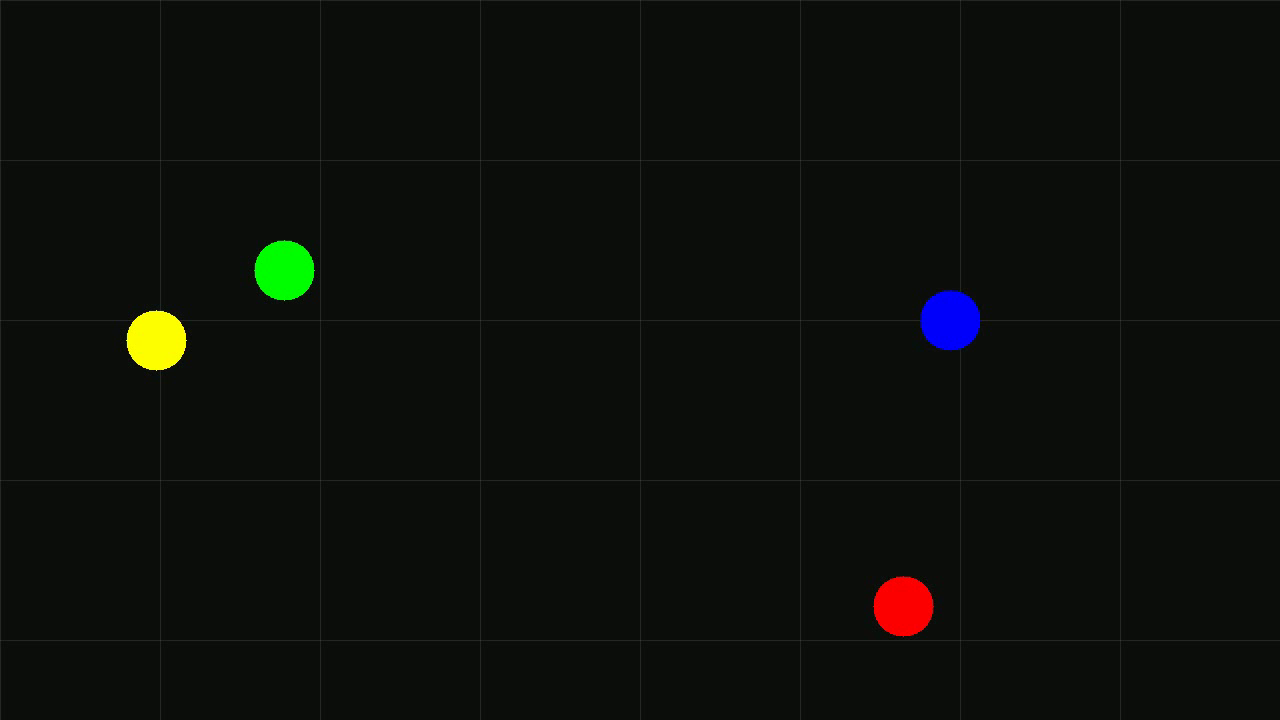
#> input picture frame 60 of Task1/Task1A/Task1A-b/Test_videos/arena_video_10.mp4, 1280 x 720 px
$ python main.py
#> lines starting #> are read from the running program, lines starting #| are printed output that depends on the picture; after the words box and inside, x2 and y2 are one past the last pixel; in counts of white or black regions, pixels touching at a corner belong together
import cv2
import numpy as np

# ==========================================
# VIDEO PATH
# ==========================================

VIDEO_PATH = "1A-b/Test_videos/arena_video_10.mp4"

# ==========================================
# OPEN VIDEO
# ==========================================

cap = cv2.VideoCapture(VIDEO_PATH)

if not cap.isOpened():

    print("Error opening video")
    exit()

# ==========================================
# GREEN HSV RANGE
# ==========================================

lower_green = np.array([40, 80, 80])
upper_green = np.array([85, 255, 255])

# ==========================================
# FRAME DIMENSIONS
# ==========================================

WIDTH = int(cap.get(cv2.CAP_PROP_FRAME_WIDTH))
HEIGHT = int(cap.get(cv2.CAP_PROP_FRAME_HEIGHT))

# ==========================================
# HIT COUNTS
# ==========================================

top_hits = 0
bottom_hits = 0

left_hits = 0
right_hits = 0

# ==========================================
# COLLISION FLAGS
# ==========================================

top_collision = False
bottom_collision = False

left_collision = False
right_collision = False

# ==========================================
# WALL THRESHOLD
# ==========================================

wall_threshold = 50

# ==========================================
# PROCESS VIDEO
# ==========================================

while True:

    ret, frame = cap.read()
#> frame is the input picture: shape (720, 1280, 3); mean B, G, R 11, 14.8, 12.8

    if not ret:
        break

    # ==========================================
    # HSV CONVERSION
    # ==========================================

    hsv = cv2.cvtColor(
        frame,
        cv2.COLOR_BGR2HSV
    )
#> hsv: shape (720, 1280, 3); mean H, S, V 50.2, 61.3, 16.3

    # ==========================================
    # GREEN MASK
    # ==========================================

    mask = cv2.inRange(
        hsv,
        lower_green,
        upper_green
    )
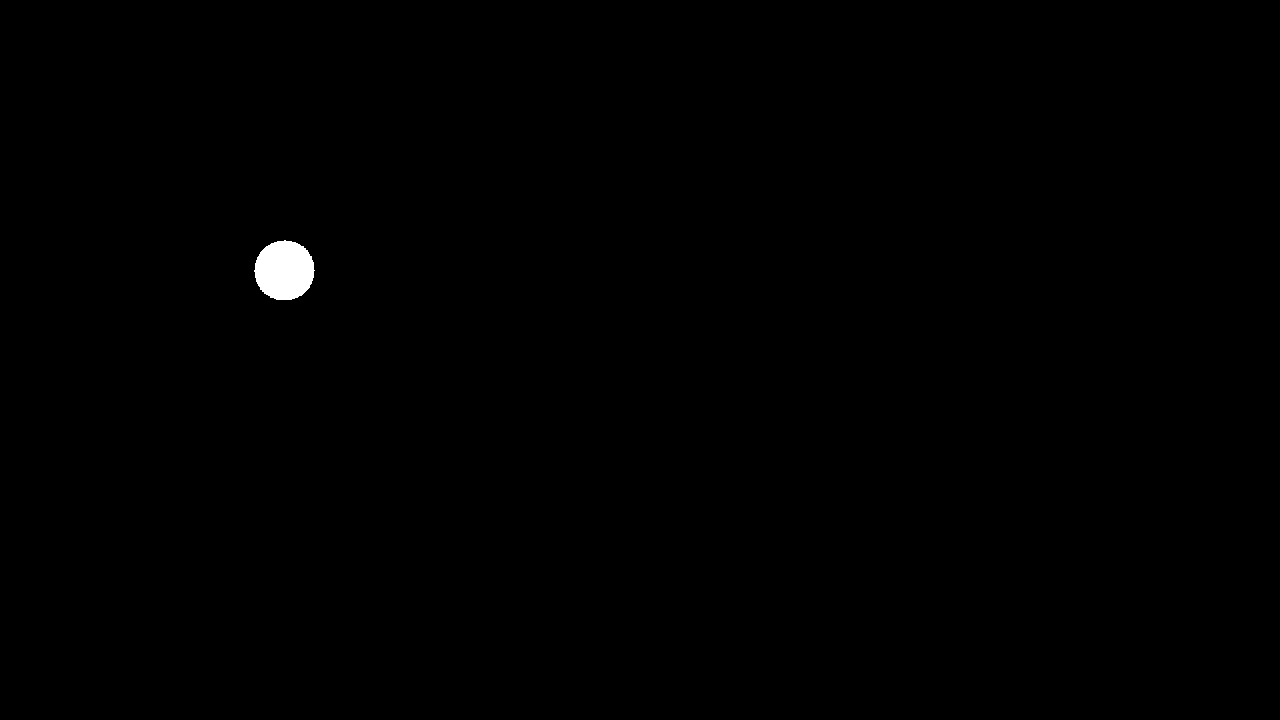
#> mask: shape (720, 1280); 0.31% white; 1 white region

    # ==========================================
    # FIND CONTOURS
    # ==========================================

    contours, _ = cv2.findContours(
        mask,
        cv2.RETR_EXTERNAL,
        cv2.CHAIN_APPROX_SIMPLE
    )
#> contours = 1 contour; box (x1, y1, x2, y2) and area: (254, 240, 315, 300) 2749

    if len(contours) > 0:

        largest_contour = max(
            contours,
            key=cv2.contourArea
        )
#> largest_contour = contour of 95 points, box (x1, y1, x2, y2) (254, 240, 315, 300), area 2749

        area = cv2.contourArea(largest_contour)
#> area = 2749

        if area > 500:

            # ==========================================
            # DRAW CONTOUR
            # ==========================================

            cv2.drawContours(
                frame,
                [largest_contour],
                -1,
                (255, 255, 255),
                3
            )

            # ==========================================
            # BOUNDING BOX
            # ==========================================

            x, y, w, h = cv2.boundingRect(
                largest_contour
            )
#> x = 254; y = 240; w = 61; h = 60

            cv2.rectangle(
                frame,
                (x, y),
                (x+w, y+h),
                (0, 255, 0),
                2
            )

            # ==========================================
            # CENTROID
            # ==========================================

            M = cv2.moments(largest_contour)
#> M = moments, m00 2749, centre m10/m00, m01/m00 = (284, 270)

            if M["m00"] != 0:

                cx = int(M["m10"] / M["m00"])
#> cx = 284
                cy = int(M["m01"] / M["m00"])
#> cy = 269

                # Draw centroid
                cv2.circle(
                    frame,
                    (cx, cy),
                    5,
                    (0, 0, 255),
                    -1
                )
#> frame: shape (720, 1280, 3); mean B, G, R 11.2, 15, 13

                # ==========================================
                # COLLISION DETECTION
                # ==========================================

                # LEFT WALL
                if cx <= wall_threshold:

                    if not left_collision:

                        left_hits += 1
                        left_collision = True

                else:

                    left_collision = False

                # RIGHT WALL
                if cx >= WIDTH - wall_threshold:

                    if not right_collision:

                        right_hits += 1
                        right_collision = True

                else:

                    right_collision = False

                # TOP WALL
                if cy <= wall_threshold:

                    if not top_collision:

                        top_hits += 1
                        top_collision = True

                else:

                    top_collision = False

                # BOTTOM WALL
                if cy >= HEIGHT - wall_threshold:

                    if not bottom_collision:

                        bottom_hits += 1
                        bottom_collision = True

                else:

                    bottom_collision = False

    # ==========================================
    # DISPLAY COUNTS
    # ==========================================

    cv2.putText(
        frame,
        f"TOP: {top_hits}",
        (30, 40),
        cv2.FONT_HERSHEY_SIMPLEX,
        1,
        (255, 255, 255),
        2
    )

    cv2.putText(
        frame,
        f"BOTTOM: {bottom_hits}",
        (30, 90),
        cv2.FONT_HERSHEY_SIMPLEX,
        1,
        (255, 255, 255),
        2
    )

    cv2.putText(
        frame,
        f"LEFT: {left_hits}",
        (30, 140),
        cv2.FONT_HERSHEY_SIMPLEX,
        1,
        (255, 255, 255),
        2
    )

    cv2.putText(
        frame,
        f"RIGHT: {right_hits}",
        (30, 190),
        cv2.FONT_HERSHEY_SIMPLEX,
        1,
        (255, 255, 255),
        2
    )
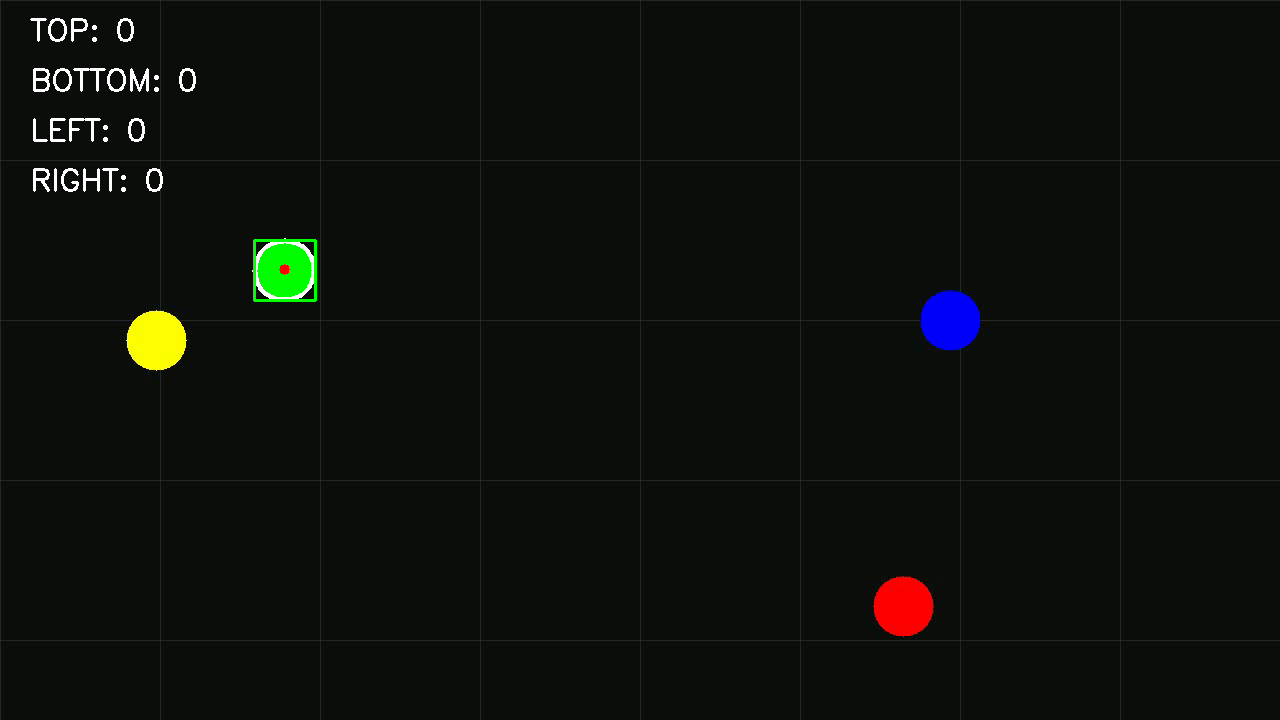
#> frame: shape (720, 1280, 3); mean B, G, R 12.1, 15.9, 13.9

    # ==========================================
    # SHOW FRAME
    # ==========================================

    cv2.imshow("Tracking", frame)

    key = cv2.waitKey(20)
#> (key Esc is pressed here)

    if key == 27:
        break

# ==========================================
# FINAL OUTPUT
# ==========================================

print("\n========== FINAL COUNT ==========\n")

print("Top Hits    :", top_hits)
print("Bottom Hits :", bottom_hits)

print("Left Hits   :", left_hits)
print("Right Hits  :", right_hits)

# ==========================================
# CLEANUP
# ==========================================

cap.release()

cv2.destroyAllWindows()

$ run again, starting later in the video
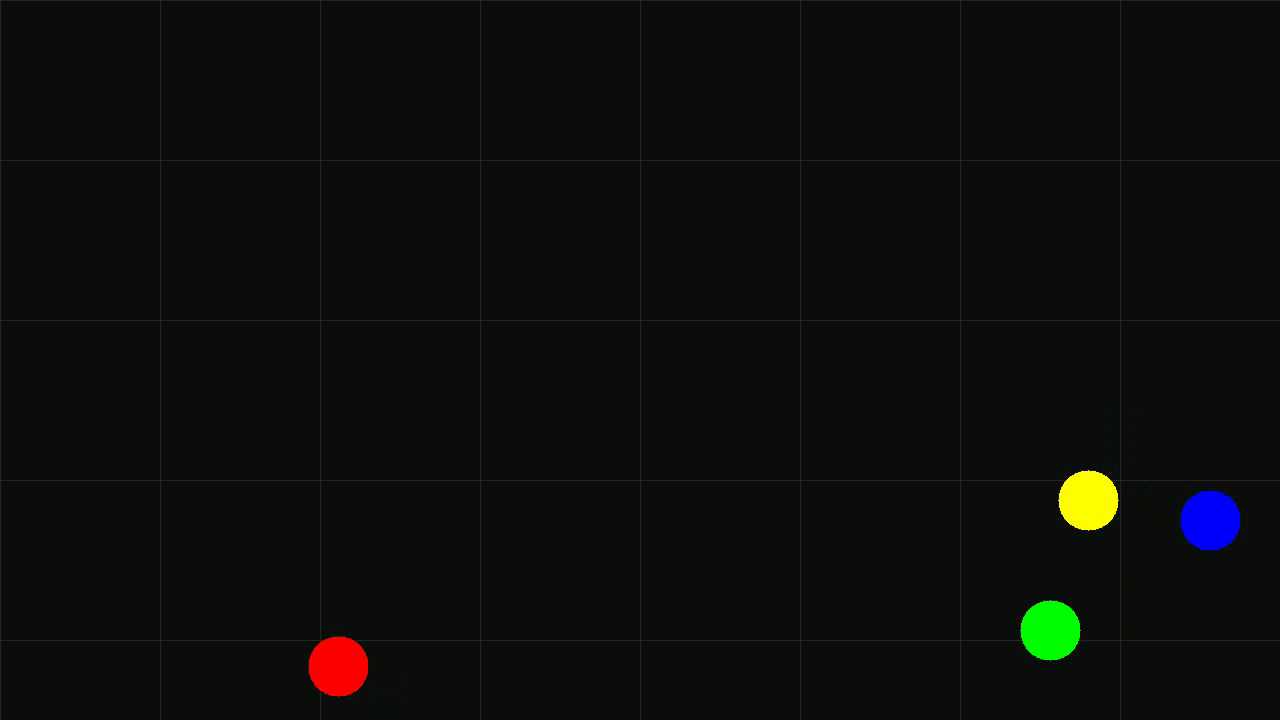
#> input picture frame 270 of Task1/Task1A/Task1A-b/Test_videos/arena_video_10.mp4, 1280 x 720 px
#> frame is the input picture: shape (720, 1280, 3); mean B, G, R 11, 14.8, 12.8
#> hsv: shape (720, 1280, 3); mean H, S, V 50.2, 61.2, 16.3
#> `mask = cv2.inRange( hsv, lower_green, upper_green )`:
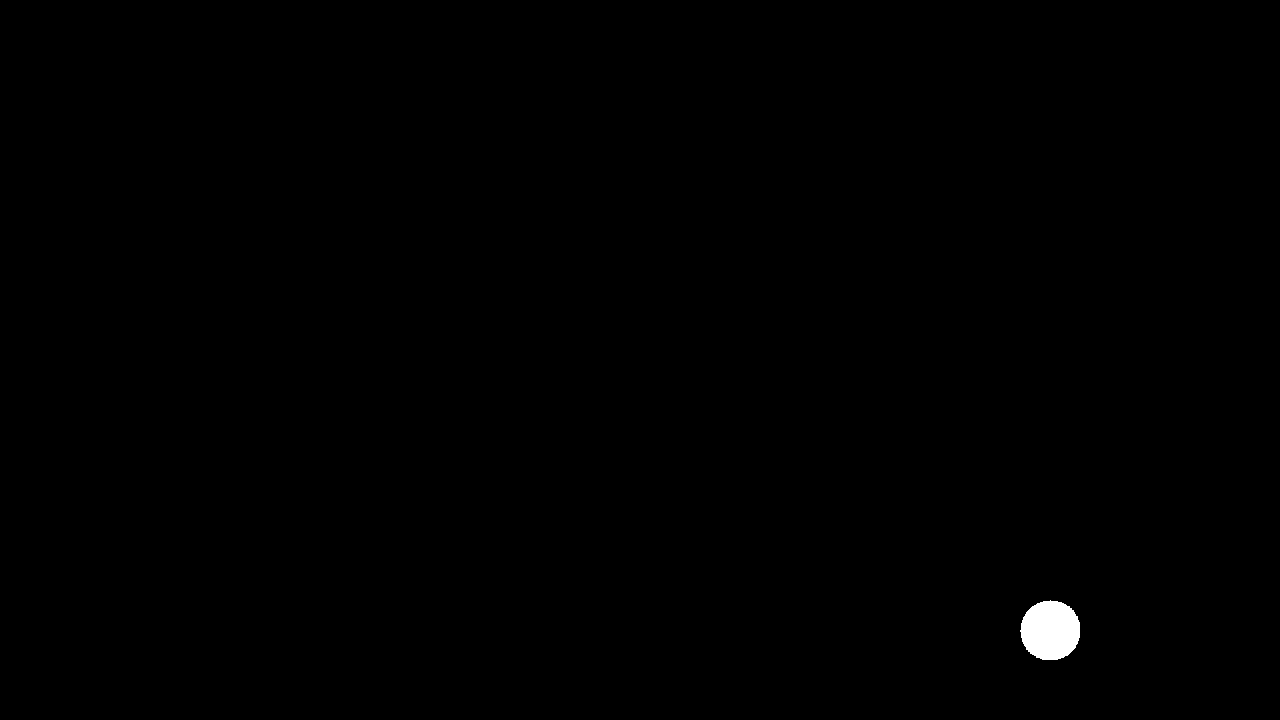
#> mask: shape (720, 1280); 0.31% white; 1 white region
#> contours = 1 contour; box (x1, y1, x2, y2) and area: (1020, 600, 1080, 660) 2747
#> largest_contour = contour of 91 points, box (x1, y1, x2, y2) (1020, 600, 1080, 660), area 2747
#> area = 2747
#> x = 1020; y = 600; w = 60
#> M = moments, m00 2747, centre m10/m00, m01/m00 = (1050, 630)
#> cx = 1049
#> cy = 630
#> `cv2.putText( frame, f"RIGHT: {right_hits}", (30, 190), cv2.FONT_HERSHE..`:
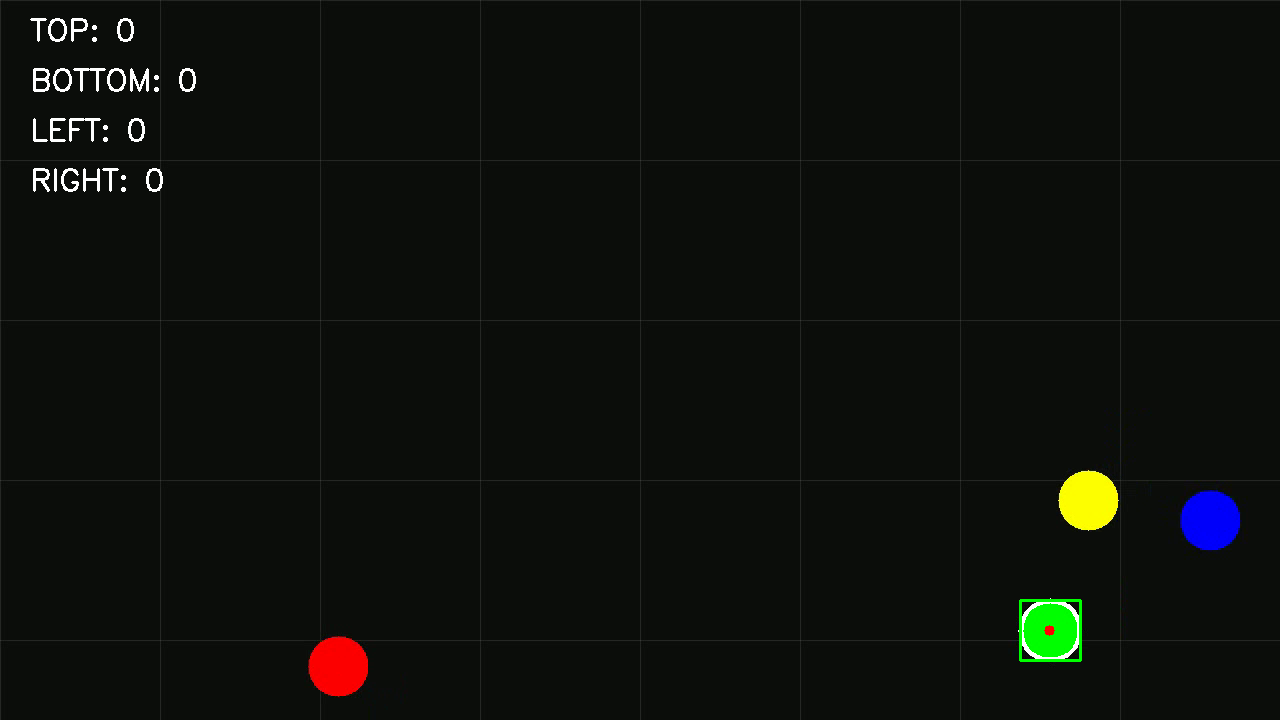
#> frame: shape (720, 1280, 3); mean B, G, R 12.1, 15.9, 13.9
